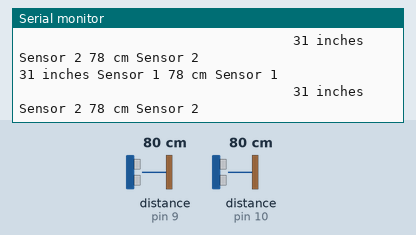
Recording of a sketch running on a simulated Arduino Uno, built with avr-gcc and run on an emulated ATmega328P. Parts: the last lines printed to the serial monitor. Wiring (inferred from the names in the program): 2 × range finder with pulse-width output: data pin 9 / data pin 10. The inputs (shaded band) are chosen by the test bench; at power-on: distance to the obstacle (sensors on pin 9, pin 10) 80 cm. The echo pulse lasts 58.3 µs per cm.

Above: at 1.5 s.
1.6 s: distance to the obstacle (sensor on pin 9) set to 2 cm
At 1.77 s:
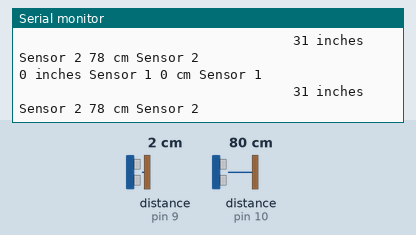
3.1 s: distance to the obstacle (sensor on pin 10) set to 2 cm
At 3.24 s:
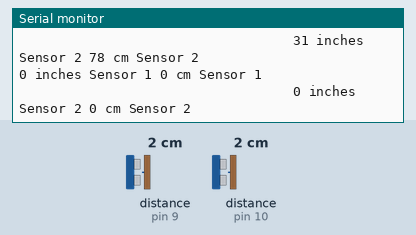
4.6 s: distance to the obstacle (sensor on pin 9) set to 4 cm
At 4.61 s:
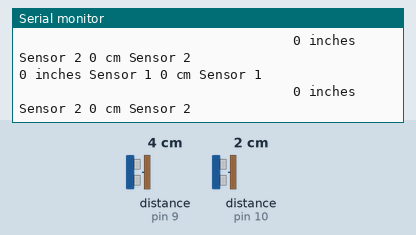
6.1 s: distance to the obstacle (sensor on pin 10) set to 4 cm
At 6.18 s:
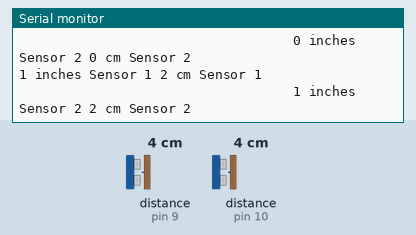
Timing chart, 0 to 8.6 s (numbered marks = the images above; inputs shaded):
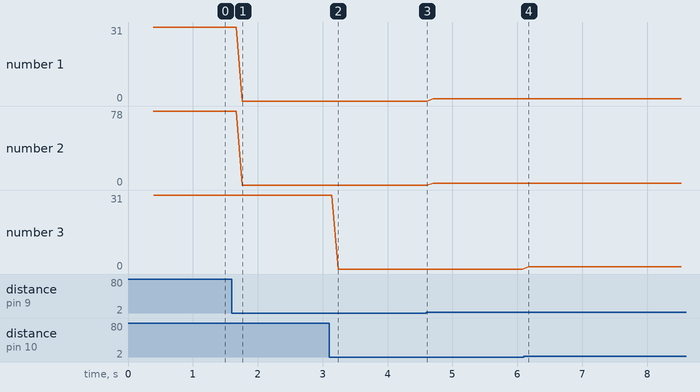

The sketch:

SimultaneousOpRangeFinders.ino
```cpp
#define sensorPin1 9
#define sensorPin2 10
#define rxPin 7

long pwmRange1, inch1, cm1, inch2, cm2, pwmRange2, timeNow;

/*
 Have to kick start the range finders since they are
 set to run in a chained mode. It has a very specific
 process that must be followed:

	Second, then you will have to "kick start" them, (at least 250mS or more after power is applied to the sensors to give the

	sensors this time to boot-up).  To do this, pull the RX pin high on the first sensor for at least 20uS.  Then the
	micro controller will have to return it's pin to a high impedance state so that the next time around the TX output from the
	last sensor will make it's way to the RX of the first sensor.  Then all of the sensors in the chain will run in sequence.
	This "ring of sensors" will cycle around and around, constantly maintaining the validity of their analog values.


	You can then read the latest range reading (i.e. the analog value) at any time.  This is the easiest way to use them. After 		pulling the RX pin low,  you can read the analog pin about 50mS (100mS if this is the first time reading the sensor as it
	calibrates upon the first commanded range cycle after power up, i.e. the sensor must complete a range cycle). In addition,
	the most recent range reading is always ready to be read on the analog voltage pin, so once you start the chain, and if you
	are using it in continuous mode,  you can read the values at any time.
*/
void SensorKickStart()
{
	delay(250);
	digitalWrite(rxPin, HIGH);
	delayMicroseconds(20);
	pinMode(rxPin, INPUT);
	digitalWrite(rxPin, HIGH);
	delayMicroseconds(20);
	pinMode(rxPin, OUTPUT);
	digitalWrite(rxPin, LOW);
	delay(50);
	digitalWrite(rxPin, HIGH);
}

// This is getting and calculating range finder data.
void RangeCheck()
{
	pwmRange1 = pulseIn(sensorPin1, HIGH);
	pwmRange2 = pulseIn(sensorPin2, HIGH);

	// 147uS per inch according to datasheet
	inch1 = pwmRange1 / 147;
	inch2 = pwmRange2 / 147;

	// convert inch to cm
	cm1 = inch1 * 2.54;
	cm2 = inch2 * 2.54;

	Serial.print(inch1);
	Serial.print(" inches Sensor 1 ");
	Serial.print(cm1);
	Serial.println(" cm Sensor 1");

	Serial.print("                                   ");
	Serial.print(inch2);
	Serial.print(" inches Sensor 2 ");
	Serial.print(cm2);
	Serial.println(" cm Sensor 2");
}

void setup()
{
	// Start serial communications
	Serial.begin(115200);
	pinMode(sensorPin1, INPUT);
        pinMode(sensorPin2, INPUT);
	pinMode(rxPin, OUTPUT);
	SensorKickStart();
}


void loop()
{
	RangeCheck();
}
```

Measured:
- after the input at 1.6 s, the serial monitor: prints a new line after 0.16 s (image 1)
- after the input at 3.1 s, the serial monitor: prints a new line after 0.14 s (image 2)
- after the input at 6.1 s, the serial monitor: prints a new line after 0.08 s (image 4)
- plotted number 1: 31 → 0 after the input at 1.6 s
- plotted number 2: 78 → 0 after the input at 1.6 s
